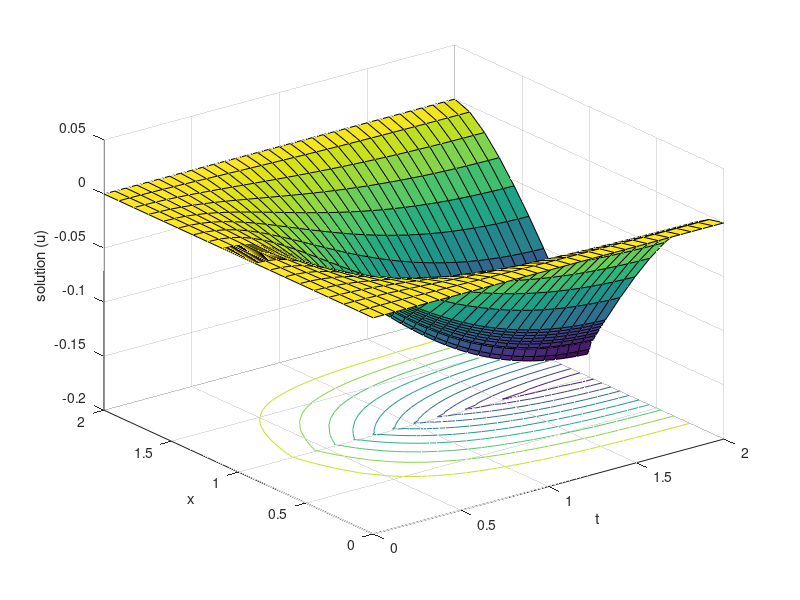

MATLAB code for this plot:
format long
N=32;
M=32;
e=2^-6;
d=1;
T=2;
s_0=2.2;
s_1=min(1/2,(e*log(N)*s_0));
%s_2=min((1-d)/2,e*log(N)*s_0);
dt=T/M;
t=zeros(1,N+1);
for n=1:M+1
    t(n)=(n-1)*dt;
end
x=zeros(N+1,1);
for i=1:(N/4)+1
    h(i)=((1-s_1)*4)/N;
   x(i)=(i-1)*h(i);
end
for i=(N/4)+2:(N/2)+1
    h(i)=(s_1*4)/N;
    x(i)=(1-s_1)+(i-((N/4)+1))*h(i);
end
for i=(N/2)+2:((3*N)/4)+1
    h(i)=(s_1*4)/N;
    x(i)=1+(i-((N/2)+1))*h(i);
end
for i=((3*N)/4)+2:N+1
    h(i)=((1-s_1)*4)/N;
    x(i)=(1+s_1)+(i-(((3*N)/4)+1))*h(i);
end
for i=2:N
    H(i)=h(i)+h(i+1);
end
u=zeros(N+1,M+1);
for n=1:M
    u(1,n+1)=0;
    u(N+1,n+1)=0;
end
for i=1:N+1
    
    u(i,1)=0;
end
a=zeros(1,N+1);
for i=1:(N/2)+1
    a(i)=-(4+x(i)^2);
end
for i=(N/2)+2:N+1
    a(i)=(6-x(i)^2);
end
f=zeros(N+1,M+1);
for n=1:M
for i=1:(N/2)+1
    f(i,n+1)=4*x(i)*exp(-t(n+1))*t(n+1)^2;
end
for i=(N/2)+2:N+1
     f(i,n+1)=4*(2-x(i))*exp(-t(n+1))*t(n+1)^2;
end
end
b=zeros(1,N+1);
for i=1:N+1
    b(i)=5;
end
c=zeros(1,N+1);
for i=1:N+1
    c(i)=2;
end
r_1=zeros(1,N+1);
r_2=zeros(1,N+1);
r_3=zeros(1,N+1);    
p_1=zeros(1,N+1);
p_2=zeros(1,N+1);   
p_3=zeros(1,N+1);
m_1=zeros(1,N+1);
m_2=zeros(1,N+1);
m_3=zeros(1,N+1);
l_1=zeros(1,N+1);
l_2=zeros(1,N+1); 
for i=2:(N/4)+1
    r_1(i)=((2*e)/(h(i)*H(i)))-(a(i-1)+a(i))/(2*h(i))-((b(i-1)+b(i))/4)-1/(2*dt);
    r_2(i)=-(2*e)/(h(i)*h(i+1))+(a(i-1)+a(i))/(2*h(i))-((b(i-1)+b(i))/4)-1/(2*dt);
    r_3(i)=(2*e)/(h(i+1)*H(i));
    p_1(i)=1/(2*dt);
    p_2(i)=1/(2*dt);
    p_3(i)=0;
    m_1(i)=1/2;
    m_2(i)=1/2;
    m_3(i)=0;
    l_1(i)=0;
    l_2(i)=(c(i-1)+c(i))/2;
end
for i=(N/4)+2:N/2
    r_1(i)=((2*e)/(h(i)*H(i)))-(a(i)/H(i));
    r_2(i)=(-(2*e)/(h(i)*h(i+1)))-b(i)-1/dt;
    r_3(i)=((2*e)/(h(i+1)*H(i)))+(a(i)/H(i));
    p_1(i)=0;
    p_2(i)=1/(dt);
    p_3(i)=0;
    m_1(i)=0;
    m_2(i)=1;
    m_3(i)=0;
    l_1(i)=0;
    l_2(i)=c(i);
end
for i=(N/2)+2:(3*N)/4
     r_1(i)=((2*e)/(h(i)*H(i)))-(a(i)/H(i));
    r_2(i)=(-(2*e)/(h(i)*h(i+1)))-b(i)-1/dt;
    r_3(i)=((2*e)/(h(i+1)*H(i)))+(a(i)/H(i));
    p_1(i)=0;
    p_2(i)=1/(dt);
    p_3(i)=0;
    m_1(i)=0;
    m_2(i)=1;
    m_3(i)=0;
    l_1(i)=c(i);
    l_2(i)=0;
end
for i=((3*N)/4)+1:N
     r_1(i)=(2*e)/(h(i)*H(i));
    r_2(i)=(-(2*e)/(h(i)*h(i+1)))-(a(i+1)+a(i))/(2*h(i+1))-((b(i+1)+b(i))/4)-1/(2*dt);
    r_3(i)=((2*e)/(h(i+1)*H(i)))+(a(i+1)+a(i))/(2*h(i+1))-((b(i+1)+b(i))/4)-1/(2*dt);
    p_1(i)=0;
    p_2(i)=1/(2*dt);
    p_3(i)=1/(2*dt);
    m_1(i)=0;
    m_2(i)=1/2;
    m_3(i)=1/2;
    l_1(i)=(c(i)+c(i+1))/2;
    l_2(i)=0;
end
q_1=-N/(8*s_1);
q_2=N/(2*s_1);
q_3=-3/2*(N/(4*s_1)+N/(4*s_1));
q_4=N/(2*s_1);
q_5=-N/(8*s_1);
A=zeros(N+1,N+1);
A(1,1)=1;
A(N+1,N+1)=1;
for n=1:M
    
for i=2:N/2
    A(i,i-1)=r_1(i);
    A(i,i)=r_2(i);
    A(i,i+1)=r_3(i);
end
for i=(N/2)+2:N
    A(i,i-1)=r_1(i);
    A(i,i)=r_2(i);
    A(i,i+1)=r_3(i);
end
A((N/2)+1,(N/2)-1)=q_1;
A((N/2)+1,N/2)=q_2;
A((N/2)+1,(N/2)+1)=q_3;
A((N/2)+1,(N/2)+2)=q_4;
A((N/2)+1,(N/2)+3)=q_5;
B=zeros(N+1,N+1);
for i=2:N/2
    B(i,i-1)=-p_1(i);
    B(i,i)=-p_2(i);
    B(i,i+1)=-p_3(i);
end
for i=(N/2)+2:N
      B(i,i-1)=-p_1(i);
    B(i,i)=-p_2(i);
    B(i,i+1)=-p_3(i);
end
C=zeros(N+1,1);
for i=1:N+1
    C(i)=u(i,n);
end
D=B*C;
E=zeros(N+1,N+1);
for i=2:N/2
    E(i,i-1)=m_1(i);
    E(i,i)=m_2(i);
    E(i,i+1)=m_3(i);
end
for i=(N/2)+2:N
    E(i,i-1)=m_1(i);
    E(i,i)=m_2(i);
    E(i,i+1)=m_3(i);
end
F=zeros(N+1,1);
for i=1:N+1
    F(i)=f(i,n+1);
end
J=zeros(N+1,1);
J(1)=0;
for i=2:N/2
    J(i)=(l_2(i))*0;
end
for i=(N/2)+2:N
    J(i)=(l_1(i))*(u(i-((N/2)+1),n+1));
end
G=E*F;
K=D+G+J;
 [L,R]=lu(A);
   u(:,n+1)=R\(L\K);
end

   surfc(t,x,u);
ylabel(' x');
xlabel(' t');
zlabel(' solution (u)');
